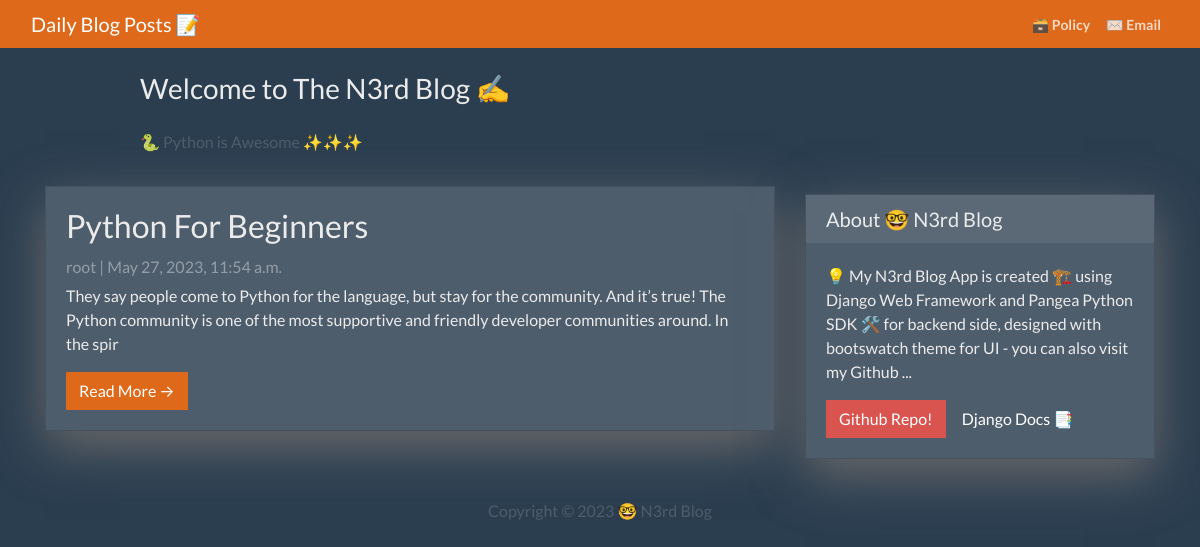
The page / on the database its author committed.
### App/models.py (models this page shows, shortened)
class Post(models.Model):
  title =  models.CharField(max_length=200, unique=True)
  slug =   models.SlugField(max_length=200, unique=True)
  author = models.ForeignKey(User, on_delete=models.CASCADE, related_name='blog_posts')
  created_on = models.DateTimeField(auto_now_add=True)
  updated_on = models.DateTimeField(auto_now=True)
  content = models.TextField()
  status = models.IntegerField(choices=STATUS, default=0)
  class Meta:
    ordering = ['-created_on']

### App/views.py (the view)
# urls.py: path('', views.PostList.as_view(), name="home"),
class PostList(generic.ListView):
  queryset = Post.objects.filter(status=1).order_by('-created_on')
  template_name = 'index.html'

### App/templates/index.html (shortened to what this page needs)
{% extends "base.html" %}
{% block content %}
<header class="masthead">
  <div class="container">
    <div class="row">
      <div class=" col-md-8 col-md-10 mx-auto">
        <div class="site-heading">
          <h3 class=" site-heading my-4 mt-3 text-black"> Welcome to The N3rd Blog ✍️ </h3>
          <p class="text-dark">🐍 Python is Awesome ✨✨✨ </p>
        </div>
      </div>
    </div>
  </div>
</header>
<div class="container">
  <div class="row">
    <div class="col-md-8 mt-3 left">
      {% for post in post_list %}
      <div class="card mb-4">
        <div class="card-body">
          <h2 class="card-title">{{ post.title }}</h2>
          <p class="card-text text-muted h6">{{ post.author }} | {{ post.created_on}} </p>
          <p class="card-text">{{post.content|slice:":200"}}</p>
          <a href="{% url 'post_detail' post.slug  %}" class="btn btn-primary">Read More &rarr;</a>
        </div>
      </div>
      {% endfor %}
    </div>
    {% block sidebar %}
    {% include 'sidebar.html' %}
    {% endblock sidebar %}
  </div>
</div>
{%endblock%}

### App/templates/base.html (shortened to what this page needs)
<!DOCTYPE html>
<html>
<head>
  <link rel="stylesheet" href="https://cdn.jsdelivr.net/npm/bootswatch@4.5.2/dist/superhero/bootstrap.min.css">
</head>
<body>
  <nav class="navbar navbar-expand-lg navbar-dark bg-primary" id="mainNav">
    <div class="container-fluid">
      <a class="navbar-brand" href="{% url 'home' %}">Daily Blog Posts 📝</a>
      <div class="collapse navbar-collapse" id="navbarResponsive">
        <ul class="navbar-nav ml-auto">
          <li class="nav-item text-black">
            <a class="nav-link text-black font-weight-bold" href="https://n3rdblog-privecy.surge.sh">🗃️ Policy</a>
          </li>
          <li class="nav-item text-black">
            <a class="nav-link text-black font-weight-bold" href="mailto:bild96@pm.me?Subject=Hello%20again">✉️ Email</a>
          </li>
        </ul>
      </div>
    </div>
  </nav>
  {% block content %}{% endblock content %}
  <footer class="py-3 bg-grey">
    <p class="m-0 text-dark text-center ">Copyright &copy; 2023 🤓 N3rd Blog  </p>
  </footer>
</body>
</html>

### App/templates/sidebar.html (shortened to what this page needs)
{% block sidebar %}
<div class="col-md-4 float-right ">
  <div class="card my-4">
    <h5 class="card-header">About 🤓 N3rd Blog</h5>
    <div class="card-body">
      <p class="card-text"> 💡 My N3rd Blog App is created 🏗️ using Django Web Framework and Pangea Python SDK 🛠️ for backend side, designed with bootswatch
        theme for UI - you can also visit my Github ... </p>
      <a href="https://github.com/bild96/n3rd_blog" class="btn btn-danger">Github Repo!</a>
      <a href="https://docs.djangoproject.com/en/3.1/" class="btn btn-secondary">Django Docs 📑</a>
    </div>
  </div>
</div>
{% endblock sidebar %}

### App/templates/sidebar.html (style rules this page uses)
.card { box-shadow: 0 16px 48px #6a6a6b; }

### rows shown on the page
Post: title "Python For Beginners", author "root", created_on "May 27, 2023, 11:54 a.m.", content "They say people come to Python for the language, but stay for the community. And it’s true! The Python community is one of the most supportive and friendly developer communities around. In the spir"
